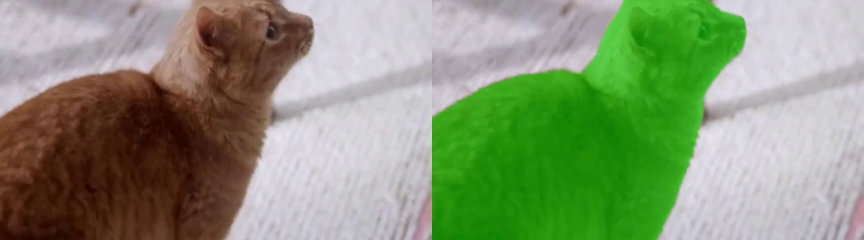
#> input picture frame 10 of data/demo/cat-spinning.mp4, 1728 x 480 px, given in place of original_rgb5.mp4, which was not available (shown at 1/2 size)
$ python concat.py
#> lines starting #> are read from the running program, lines starting #| are printed output that depends on the picture
import cv2
import numpy as np
import os

def concatenate_videos_horizontally(video_path1, video_path2, output_path):
    # 确保输出目录存在
    output_dir = os.path.dirname(output_path)
    os.makedirs(output_dir, exist_ok=True)

    video1 = cv2.VideoCapture(video_path1)
    video2 = cv2.VideoCapture(video_path2)

    if not video1.isOpened():
        print(f"Error: Unable to open video {video_path1}")
        return
    if not video2.isOpened():
        print(f"Error: Unable to open video {video_path2}")
        return

    # 获取视频参数
    fps = video1.get(cv2.CAP_PROP_FPS)
    width1 = int(video1.get(cv2.CAP_PROP_FRAME_WIDTH))
    height1 = int(video1.get(cv2.CAP_PROP_FRAME_HEIGHT))
    width2 = int(video2.get(cv2.CAP_PROP_FRAME_WIDTH))
    height2 = int(video2.get(cv2.CAP_PROP_FRAME_HEIGHT))

    new_height = min(height1, height2)
    # 计算调整后的宽度（保持宽高比）
    if height1 != 0:
        width1_adj = int(width1 * (new_height / height1))
    else:
        width1_adj = width1
    if height2 != 0:
        width2_adj = int(width2 * (new_height / height2))
    else:
        width2_adj = width2

    total_width = width1_adj + width2_adj

    # 使用H.264编解码器
    fourcc = cv2.VideoWriter_fourcc(*'avc1')
    out = cv2.VideoWriter(output_path, fourcc, fps, (total_width, new_height))

    while True:
        ret1, frame1 = video1.read()
#> frame1 is the input picture: shape (480, 1728, 3); mean B, G, R 116.4, 149.3, 134.3
        ret2, frame2 = video2.read()

        if not ret1 or not ret2:
            break

        # 调整帧尺寸到新的宽度和高度
        frame1_resized = cv2.resize(frame1, (width1_adj, new_height))
        frame2_resized = cv2.resize(frame2, (width2_adj, new_height))

        # 水平拼接
        concatenated_frame = np.hstack((frame1_resized, frame2_resized))
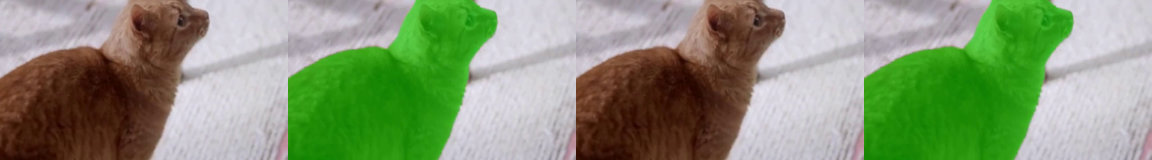
#> concatenated_frame: shape (480, 3456, 3) (shown at 1/3 size); mean B, G, R 116.4, 149.3, 134.3

        out.write(concatenated_frame)

    video1.release()
    video2.release()
    out.release()
    print(f"{output_path}")

# 使用示例
video_path1 = "/Users/huangnan/4_3d_track/motion-seg.github.io/data/crop/original_rgb5.mp4"
video_path2 = "/Users/huangnan/4_3d_track/motion-seg.github.io/data/crop/mask_rgb_color5.mp4"
output_path = "/Users/huangnan/4_3d_track/motion-seg.github.io/data/demo/cat-spinning.mp4"

concatenate_videos_horizontally(video_path1, video_path2, output_path)

$ run again, starting later in the video
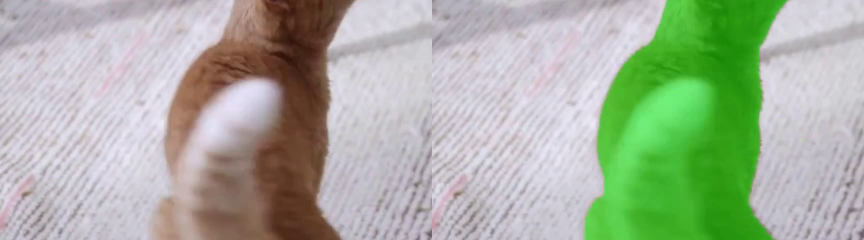
#> input picture frame 45 of data/demo/cat-spinning.mp4, 1728 x 480 px, given in place of original_rgb5.mp4, which was not available (shown at 1/2 size)
#> in concatenate_videos_horizontally, frame1 is the input picture: shape (480, 1728, 3); mean B, G, R 159, 177.7, 167
#> in concatenate_videos_horizontally, `concatenated_frame = np.hstack((frame1_resized, frame2_resized))`:
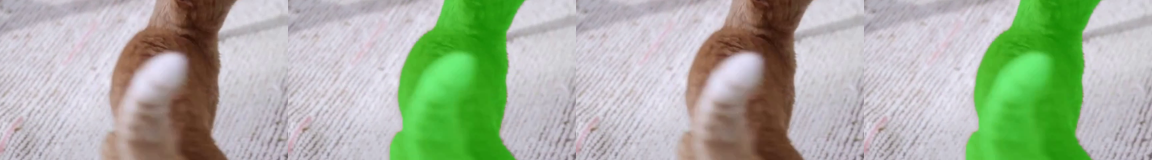
#> concatenated_frame: shape (480, 3456, 3) (shown at 1/3 size); mean B, G, R 159, 177.7, 167

$ run again, starting later in the video
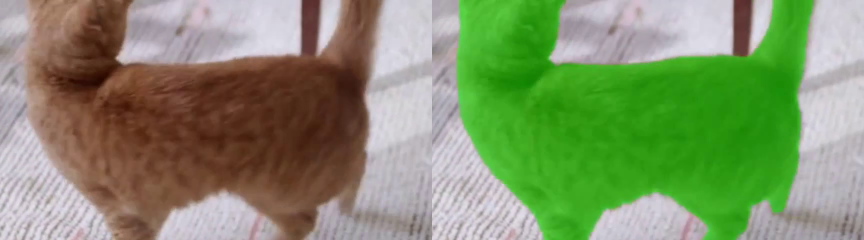
#> input picture frame 80 of data/demo/cat-spinning.mp4, 1728 x 480 px, given in place of original_rgb5.mp4, which was not available (shown at 1/2 size)
#> in concatenate_videos_horizontally, frame1 is the input picture: shape (480, 1728, 3); mean B, G, R 105.8, 146.2, 129.4
#> in concatenate_videos_horizontally, `concatenated_frame = np.hstack((frame1_resized, frame2_resized))`:
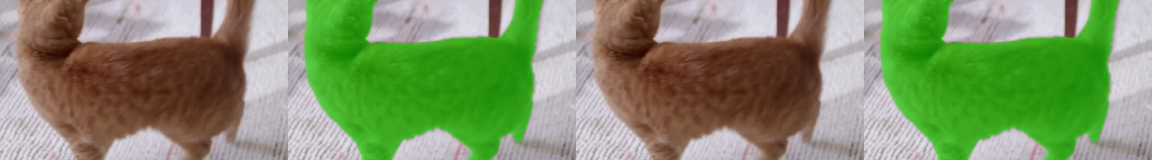
#> concatenated_frame: shape (480, 3456, 3) (shown at 1/3 size); mean B, G, R 105.8, 146.2, 129.4
